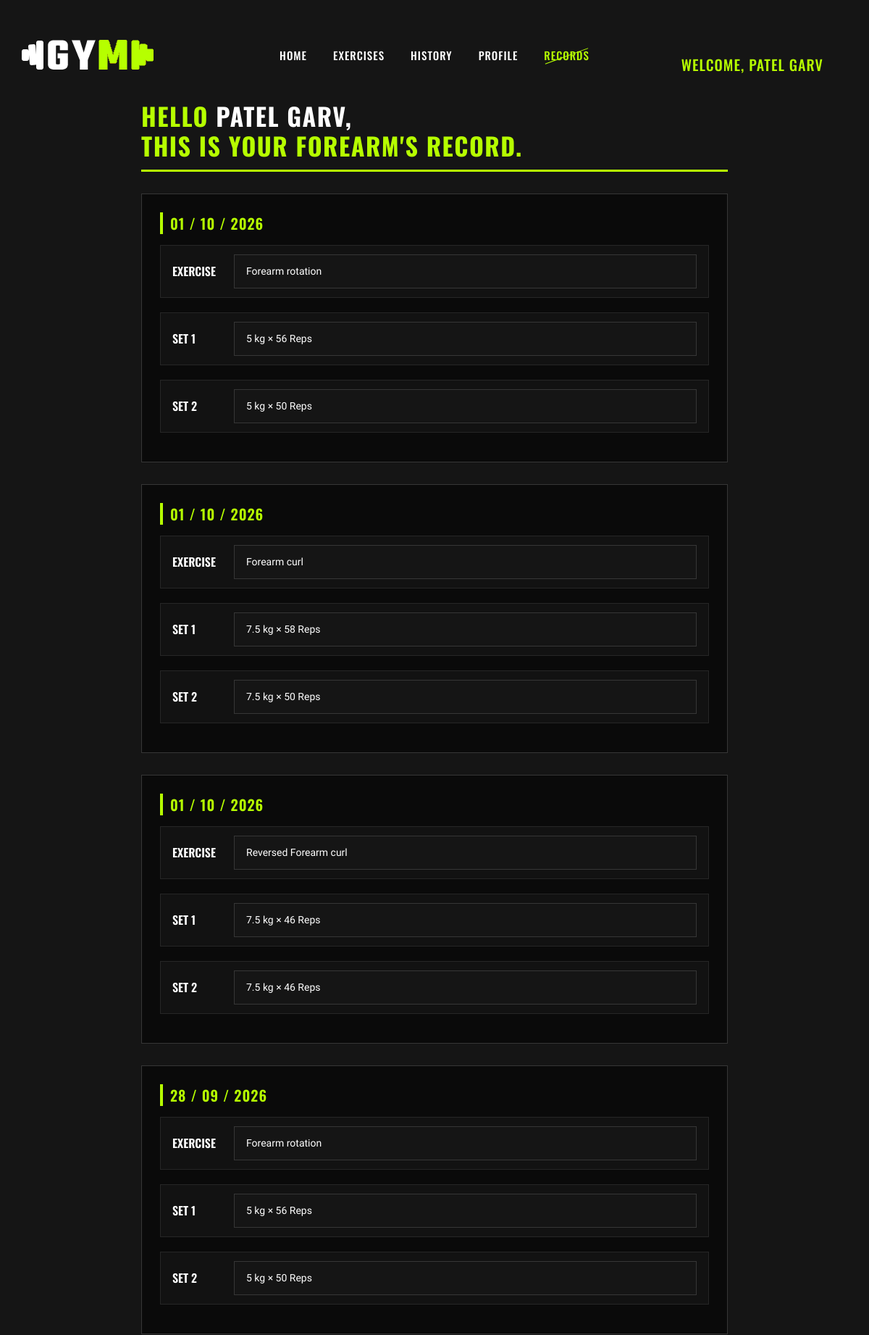
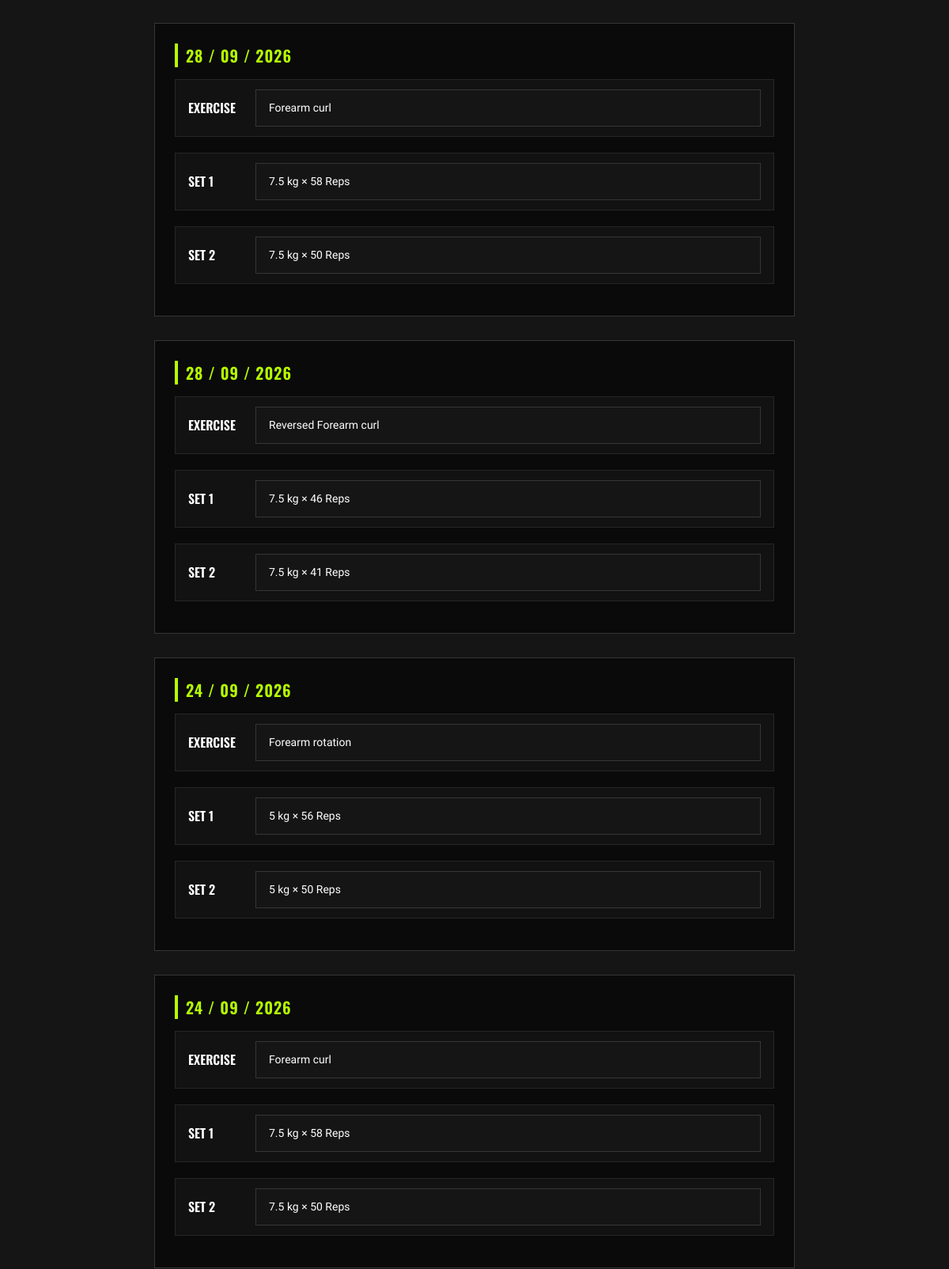
The page /Forearms/ (signed in, upper part) on the database its author committed (2 pictures, top to bottom).
### Gym/models.py (models this page shows)
class User(models.Model):
    username = models.CharField(unique=True, max_length=30)
    phone_number = models.CharField(max_length=10)
    email = models.EmailField(max_length=50)
    password = models.CharField(max_length=20)
    joined_date = models.DateField()
    img = models.ImageField()

class Forearms(models.Model):
    username = models.CharField(max_length=30)
    exercise = models.CharField(max_length=20)
    date = models.DateField()
    day = models.CharField(max_length=15)
    set_1 = models.CharField(max_length=20, default=0)
    set_2 = models.CharField(max_length=20, default=0)

### Gym/views.py (the view)
# urls.py: path('Forearms/', views.Forearms_, name="Forearms"),
def Forearms_(request):
    user_id = get_user_id(request)
    try:
        user = User.objects.get(id=user_id)
        print("\033[38;2;182;255;0m" + f"{user.username} Just See Forearms Records" + "\033[0m")
    except User.DoesNotExist:
        return render(request, "index.html", {"error": "User not found"})
    Forearms_Data = Forearms.objects.filter(username = user.username).order_by('-date', '-id')
    context = {
        "records": Forearms_Data,
        "User": user
    }
    return render(request, "Forearms.html", context)

### Gym/views.py (called while the page is built)
def get_user_id(request):
    user_id = request.session.get('user_id')
    return user_id

### Gym/templates/Forearms.html (shortened to what this page needs)
<!DOCTYPE html>
<html lang="en">
<head>
    <link rel="stylesheet" href="/static/css/bootstrap.min.css" type="text/css">
    <link rel="stylesheet" href="/static/css/font-awesome.min.css" type="text/css">
    <link rel="stylesheet" href="/static/css/flaticon.css" type="text/css">
    <link rel="stylesheet" href="/static/css/owl.carousel.min.css" type="text/css">
    <link rel="stylesheet" href="/static/css/barfiller.css" type="text/css">
    <link rel="stylesheet" href="/static/css/magnific-popup.css" type="text/css">
    <link rel="stylesheet" href="/static/css/slicknav.min.css" type="text/css">
    <link rel="stylesheet" href="/static/css/style.css" type="text/css">
</head>
<body>
    <header class="header-section">
        <div class="container-fluid">
            <div class="row">
                <div class="col-lg-3">
                    <div class="logo">
                        <a href="/index/">
                            <img src="/static/img/logo.png" alt="">
                        </a>
                    </div>
                </div>
                <div class="col-lg-6">
                    <nav class="nav-menu">
                        <ul>
                            <li><a href="/index/">Home</a></li>
                            <li><a href="/exercises/">exercises</a></li>
                            <li><a href="/history/">history</a></li>
                            {% if error %}
                            <li><a href="/signup/">Sign up</a></li>
                            <li><a href="/login/">Sign in</a></li>
                            {% else %}
                            <li><a href="/profile/">Profile</a></li>
                            {% endif %}
                            <li class="active"><a href="#">Records</a>
                            </li>
                        </ul>
                    </nav>
                </div>
                <div class="col-lg-3">
                    <div class="top-option">
                        <div class="nav-menu">
                            {% if error %}
                            <a href="#"></a>
                            {% else %}
                            <ul>
                                <li><a href="#" style="color: #b6ff00; font-size: 20px; margin-bottom: 100px;">Welcome,
                                        {{ User.username }}</a></li>
                            </ul>
                            {% endif %}
                        </div>
                    </div>
                </div>
            </div>
        </div>
    </header>
    <div class="workout">
        <h1>Hello <span>{{ User.username }},</span><br>This is your forearm's Record.</h1>
        {% for exercise in records %}
        <div>
            <div id="exercisesContainer">
                <div class="exercise">
                    <div class="exercise-title">
                        {{ exercise.date|date:'d / m / Y' }}
                    </div>
                    <div class="sets">
                        <div class="set">
                            <strong>
                                Exercise
                            </strong>
                            <input readonly class="weight" value="{{ exercise.exercise }}">
                        </div>
                    </div>
                    <div class="sets">
                        <div class="set">
                            <strong>
                                Set 1
                            </strong>
                            <input class="weight" readonly value="{{ exercise.set_1     }}">
                        </div>
                    </div>
                    <div class="sets">
                        <div class="set">
                            <strong>
                                Set 2
                            </strong>
                            <input class="weight" readonly value="{{ exercise.set_2 }}">
                        </div>
                    </div>
                </div>
            </div>
            {% empty %}
            <p>No records found.</p>
            {% endfor %}
        </div>
    </div>
</body>
</html>

### Gym/static/css/barfiller.css (style rules this page uses)
body { font-family: Arial; }

### Gym/static/css/style.css (style rules this page uses)
html, body { height: 100%; font-family: "Muli", sans-serif; -webkit-font-smoothing: antialiased; font-smoothing: antialiased; }
h1, h2, h3, h4, h5, h6 { margin: 0; color: #111111; font-weight: 400; font-family: "Oswald", sans-serif; }
h1 { font-size: 70px; }
img { max-width: 100%; }
ul, ol { padding: 0; margin: 0; }
.header-section { position: absolute; left: 0; top: 0; width: 100%; padding: 0 15px; padding-top: 55px; z-index: 99; }
.logo a { display: inline-block; }
.nav-menu { text-align: center; }
.nav-menu ul li { list-style: none; display: inline-block; margin-right: 32px; position: relative; z-index: 1; }
.nav-menu ul li:last-child { margin-right: 0; }
.nav-menu ul li.active>a { color: #B6FF00; }
.nav-menu ul li.active>a:after { opacity: 1; }
.nav-menu ul li a { color: #ffffff; display: block; font-size: 15px; font-weight: 500; text-transform: uppercase; letter-spacing: 1px; font-family: "Oswald", sans-serif; padding: 10px 0px; position: relative; -webkit-transition: all 0.3s; -o-transition: all 0.3s; transition: all 0.3s; }
.nav-menu ul li a:after { position: absolute; left: 0; top: 22px; height: 1px; width: 100%; background: #b6ff00; content: ""; -webkit-transform: rotate(-20deg); -ms-transform: rotate(-20deg); transform: rotate(-20deg); opacity: 0; -webkit-transition: all 0.3s; -o-transition: all 0.3s; transition: all 0.3s; }
.top-option { text-align: right; padding: 9px 0; }

### Gym/templates/Forearms.html (style rules this page uses)
body { background-color: #151515; color: #c4c4c4; font-family: "Muli", sans-serif; }
.workout { padding-top: 140px; padding-bottom: 80px; max-width: 850px; margin: 0 auto; padding-left: 20px; padding-right: 20px; box-sizing: border-box; }
.workout h1 { font-family: "Oswald", sans-serif; font-size: 34px; font-weight: 700; color: #b6ff00; text-transform: uppercase; letter-spacing: 1.5px; margin-bottom: 30px; padding-bottom: 12px; border-bottom: 3px solid #b6ff00; }
.workout h1 span { color: #ffffff; }
.exercise { background-color: #0a0a0a; border: 1px solid #363636; padding: 25px 25px 20px 25px; margin-bottom: 30px; position: relative; transition: border-color 0.3s ease; }
.exercise-title { font-family: "Oswald", sans-serif; font-size: 20px; font-weight: 600; color: #b6ff00; text-transform: uppercase; letter-spacing: 1px; margin-bottom: 15px; padding-left: 10px; border-left: 4px solid #b6ff00; }
.exercise-select, .set input { font-family: "Muli", sans-serif; font-size: 14px; color: #ffffff; background-color: #151515; border: 1px solid #363636; padding: 12px 16px; outline: none; transition: all 0.3s ease; }
.sets { margin-bottom: 20px; }
.set { display: flex; align-items: center; gap: 15px; margin-bottom: 12px; background: #121212; padding: 12px 16px; border: 1px solid #262626; transition: border-color 0.25s ease; }
.set strong { font-family: "Oswald", sans-serif; font-size: 16px; font-weight: 600; color: #ffffff; min-width: 70px; text-transform: uppercase; }
.set input { flex: 1; width: 100%; }

### rows shown on the page
User: username "PATEL GARV"
Forearms: date "01 / 10 / 2026", exercise "Forearm rotation", set_1 "5 kg × 56 Reps", set_2 "5 kg × 50 Reps"
Forearms: date "01 / 10 / 2026", exercise "Forearm curl", set_1 "7.5 kg × 58 Reps", set_2 "7.5 kg × 50 Reps"
Forearms: date "01 / 10 / 2026", exercise "Reversed Forearm curl", set_1 "7.5 kg × 46 Reps", set_2 "7.5 kg × 46 Reps"
Forearms: date "28 / 09 / 2026", exercise "Forearm rotation", set_1 "5 kg × 56 Reps", set_2 "5 kg × 50 Reps"
Forearms: date "28 / 09 / 2026", exercise "Forearm curl", set_1 "7.5 kg × 58 Reps", set_2 "7.5 kg × 50 Reps"
Forearms: date "28 / 09 / 2026", exercise "Reversed Forearm curl", set_1 "7.5 kg × 46 Reps", set_2 "7.5 kg × 41 Reps"
Forearms: date "24 / 09 / 2026", exercise "Forearm rotation", set_1 "5 kg × 56 Reps", set_2 "5 kg × 50 Reps"
Forearms: date "24 / 09 / 2026", exercise "Forearm curl", set_1 "7.5 kg × 58 Reps", set_2 "7.5 kg × 50 Reps"
